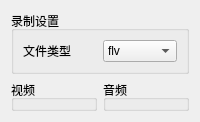
       <widget class="QWidget" name="page_6">
        <layout class="QVBoxLayout" name="verticalLayout_19">
         <item>
          <widget class="QGroupBox" name="groupBox_12">
           <property name="maximumSize">
            <size>
             <width>16777215</width>
             <height>297</height>
            </size>
           </property>
           <property name="title">
            <string>录制设置</string>
           </property>
           <layout class="QHBoxLayout" name="horizontalLayout_15">
            <item>
             <widget class="QLabel" name="label_63">
              <property name="text">
               <string>文件类型</string>
              </property>
             </widget>
            </item>
            <item>
             <widget class="QComboBox" name="simpleOutRecFormat">
              <item>
               <property name="text">
                <string notr="true">flv</string>
               </property>
              </item>
              <item>
               <property name="text">
                <string notr="true">mp4</string>
               </property>
              </item>
              <item>
               <property name="text">
                <string notr="true">mov</string>
               </property>
              </item>
              <item>
               <property name="text">
                <string notr="true">mkv</string>
               </property>
              </item>
              <item>
               <property name="text">
                <string notr="true">ts</string>
               </property>
              </item>
              <item>
               <property name="text">
                <string notr="true">m3u8</string>
               </property>
              </item>
             </widget>
            </item>
           </layout>
          </widget>
         </item>
         <item>
          <layout class="QHBoxLayout" name="horizontalLayout_14">
           <item>
            <widget class="QGroupBox" name="groupBox_13">
             <property name="title">
              <string>视频</string>
             </property>
             <widget class="QWidget" name="formLayoutWidget">
              <property name="geometry">
               <rect>
                <x>29</x>
                <y>40</y>
                <width>331</width>
                <height>211</height>
               </rect>
              </property>
              <layout class="QFormLayout" name="formLayout_24">
               <property name="leftMargin">
                <number>9</number>
               </property>
               <property name="topMargin">
                <number>20</number>
               </property>
               <property name="rightMargin">
                <number>9</number>
               </property>
               <property name="bottomMargin">
                <number>20</number>
               </property>
               <item row="0" column="0">
                <widget class="QLabel" name="label_35">
                 <property name="text">
                  <string>屏幕大小</string>
                 </property>
                </widget>
               </item>
               <item row="0" column="1">
                <widget class="QComboBox" name="comboBox"/>
               </item>
               <item row="1" column="0">
                <widget class="QLabel" name="label_45">
                 <property name="text">
                  <string>FPS</string>
                 </property>
                </widget>
               </item>
               <item row="1" column="1">
                <widget class="QComboBox" name="fpsCommon">
                 <property name="currentText">
                  <string notr="true">30</string>
                 </property>
                 <property name="currentIndex">
                  <number>3</number>
                 </property>
                 <item>
                  <property name="text">
                   <string notr="true">10</string>
                  </property>
                 </item>
                 <item>
                  <property name="text">
                   <string notr="true">20</string>
                  </property>
                 </item>
                 <item>
                  <property name="text">
                   <string notr="true">29.97</string>
                  </property>
                 </item>
                 <item>
                  <property name="text">
                   <string notr="true">30</string>
                  </property>
                 </item>
                 <item>
                  <property name="text">
                   <string notr="true">48</string>
                  </property>
                 </item>
                 <item>
                  <property name="text">
                   <string notr="true">59.94</string>
                  </property>
                 </item>
                 <item>
                  <property name="text">
                   <string notr="true">60</string>
                  </property>
                 </item>
                </widget>
               </item>
               <item row="2" column="0">
                <widget class="QLabel" name="label_57">
                 <property name="text">
                  <string>CODEC</string>
                 </property>
                </widget>
               </item>
               <item row="3" column="0">
                <widget class="QCheckBox" name="checkBox">
                 <property name="text">
                  <string/>
                 </property>
                </widget>
               </item>
               <item row="3" column="1">
                <widget class="QLabel" name="label_58">
                 <property name="text">
                  <string>录制光标</string>
                 </property>
                </widget>
               </item>
               <item row="2" column="1">
                <widget class="QComboBox" name="simpleOutStrEncoder"/>
               </item>
              </layout>
             </widget>
            </widget>
           </item>
           <item>
            <widget class="QGroupBox" name="groupBox_14">
             <property name="title">
              <string>音频</string>
             </property>
             <widget class="QWidget" name="formLayoutWidget_2">
              <property name="geometry">
               <rect>
                <x>30</x>
                <y>40</y>
                <width>331</width>
                <height>211</height>
               </rect>
              </property>
              <layout class="QFormLayout" name="formLayout_25">
               <property name="leftMargin">
                <number>9</number>
               </property>
               <property name="topMargin">
                <number>20</number>
               </property>
               <property name="rightMargin">
                <number>9</number>
               </property>
               <property name="bottomMargin">
                <number>20</number>
               </property>
               <item row="0" column="0">
                <widget class="QLabel" name="label_59">
                 <property name="text">
                  <string>采样频率</string>
                 </property>
                </widget>
               </item>
               <item row="1" column="0">
                <widget class="QLabel" name="label_60">
                 <property name="text">
                  <string>比特率</string>
                 </property>
                </widget>
               </item>
               <item row="2" column="0">
                <widget class="QLabel" name="label_61">
                 <property name="text">
                  <string>CODEC</string>
                 </property>
                </widget>
               </item>
               <item row="2" column="1">
                <widget class="QComboBox" name="comboBox_6"/>
               </item>
               <item row="3" column="0">
                <widget class="QLabel" name="label_62">
                 <property name="text">
                  <string>来源</string>
                 </property>
                </widget>
               </item>
               <item row="0" column="1">
                <widget class="QComboBox" name="sampleRate">
                 <property name="currentText">
                  <string notr="true">44.1khz</string>
                 </property>
                 <property name="currentIndex">
                  <number>0</number>
                 </property>
                 <item>
                  <property name="text">
                   <string>44.1khz</string>
                  </property>
                 </item>
                 <item>
                  <property name="text">
                   <string>48khz</string>
                  </property>
                 </item>
                </widget>
               </item>
               <item row="1" column="1">
                <widget class="QSpinBox" name="simpleOutputVBitrate">
                 <property name="minimum">
                  <number>200</number>
                 </property>
                 <property name="maximum">
                  <number>1000000</number>
                 </property>
                 <property name="value">
                  <number>2000</number>
                 </property>
                </widget>
               </item>
               <item row="3" column="1">
                <widget class="QComboBox" name="auxAudioDevice1">
                 <property name="enabled">
                  <bool>true</bool>
                 </property>
                </widget>
               </item>
              </layout>
             </widget>
            </widget>
           </item>
          </layout>
         </item>
        </layout>
       </widget>
